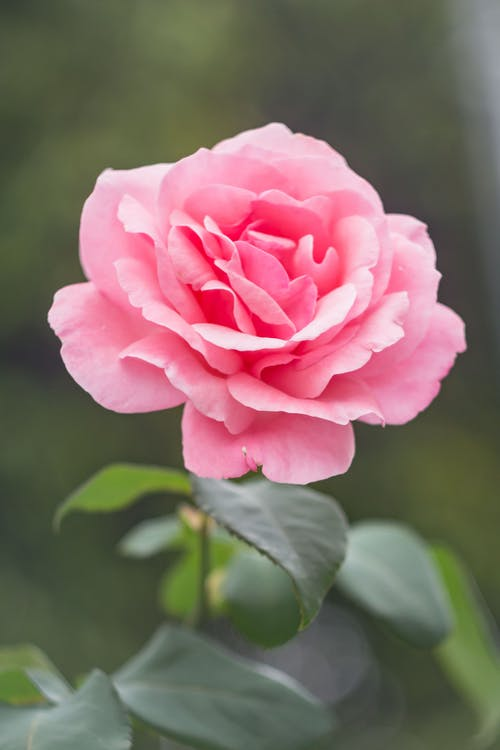
#> input picture flower.jpeg, 500 x 750 px
$ jupyter execute RGB_to_blackandwhite.ipynb
#> lines starting #> are read from the running program, lines starting #| are printed output that depends on the picture
[cell 1]
import numpy as np

[cell 2]
import imageio

[cell 3]
import scipy.ndimage

[cell 4]
import matplotlib.pyplot as plt

[cell 5]
#Read the image
img='flower.jpeg'

[cell 6]
def grayscale(rgb):
    return np.dot(rgb[..., :3], [0.288, 0.587, 0.114])

[cell 7]
#Dodge the image
def dodge(front, back):
    result=front*255/(255-back)
    result[result>255]=255
    result[result==255]=255
    return result.astype('uint8')

[cell 8]
s=imageio.imread(img)
#> s is the input picture: shape (750, 500, 3); mean R, G, B 129.4, 108.4, 101.6

[cell 9]
g=grayscale(s)
#> in grayscale, `return np.dot(rgb[..., :3], [0.288, 0.587, 0.114])`:
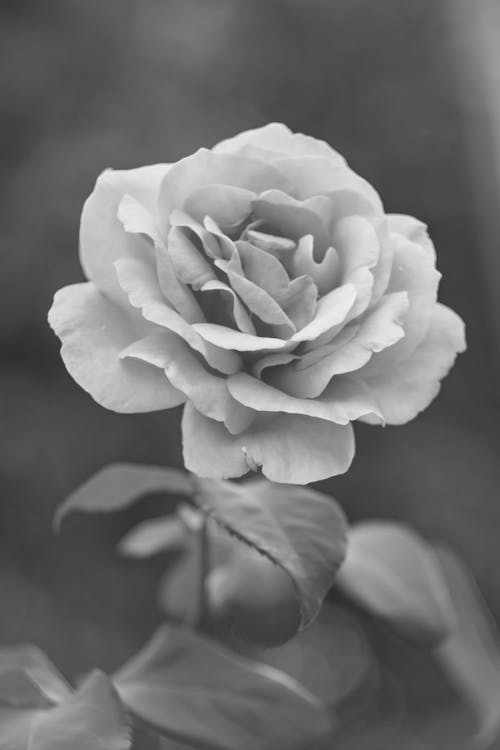
#> returned value: shape (750, 500) float64; min 44.15, max 240.6, mean 112.5

[cell 10]
i=255-g
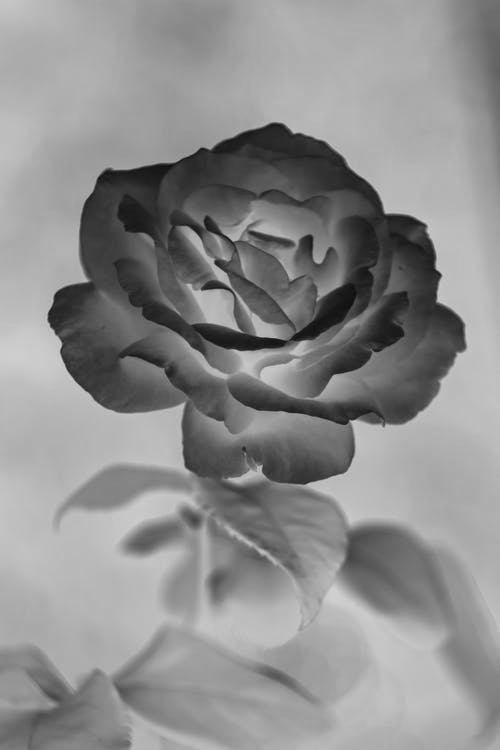
#> i: shape (750, 500) float64; min 14.4, max 210.9, mean 142.5

[cell 11]
#Blur the image
blur=scipy.ndimage.filters.gaussian_filter(i, sigma=15)
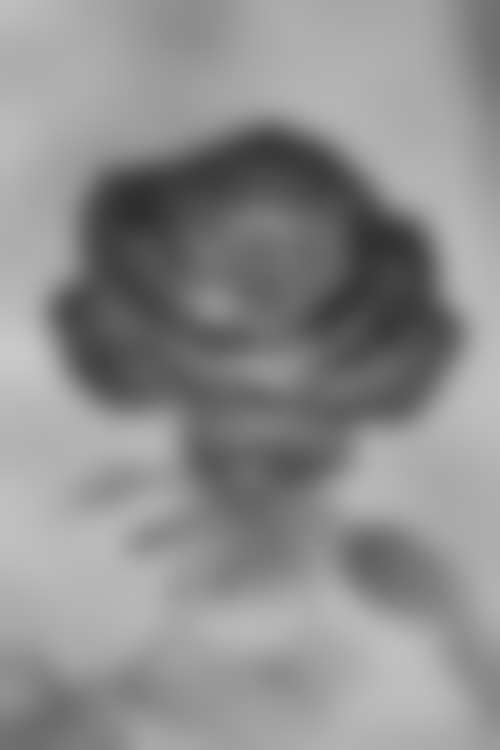
#> blur: shape (750, 500) float64; min 45.51, max 201.5, mean 142.5

[cell 12]
final_img=dodge(blur, g)
#> in dodge, `result=front*255/(255-back)`:
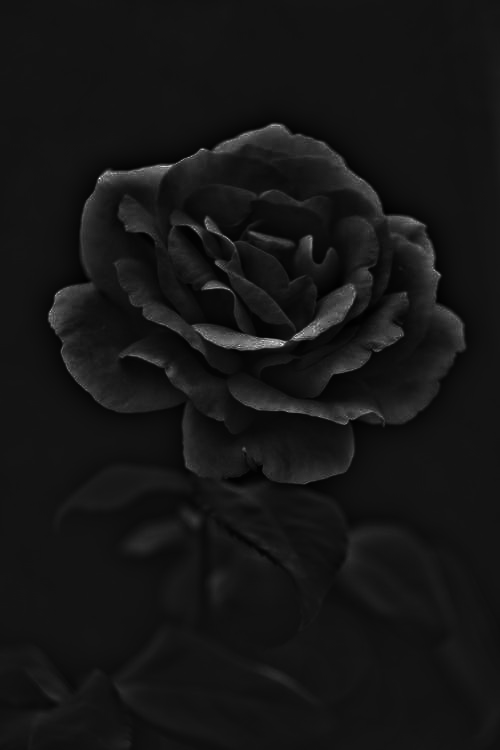
#> result: shape (750, 500) float64; min 122.4, max 1851.6, mean 272.1; drawn with min black and max white
#> in dodge, `result[result>255]=255`:
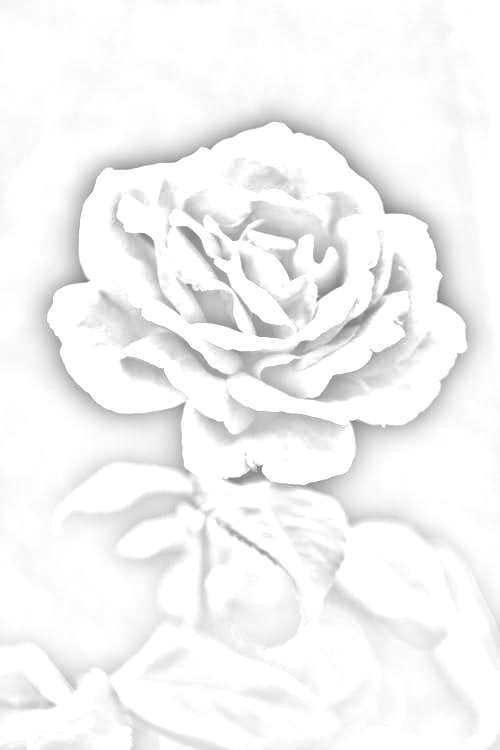
#> result: shape (750, 500) float64; min 122.4, max 255, mean 245

[cell 13]
#Show the image
plt.imshow(final_img, cmap='gray')

[cell 14]
#Save the image
plt.imsave('flower_new.jpeg', final_img, cmap='gray', vmin=0, vmax=255)
